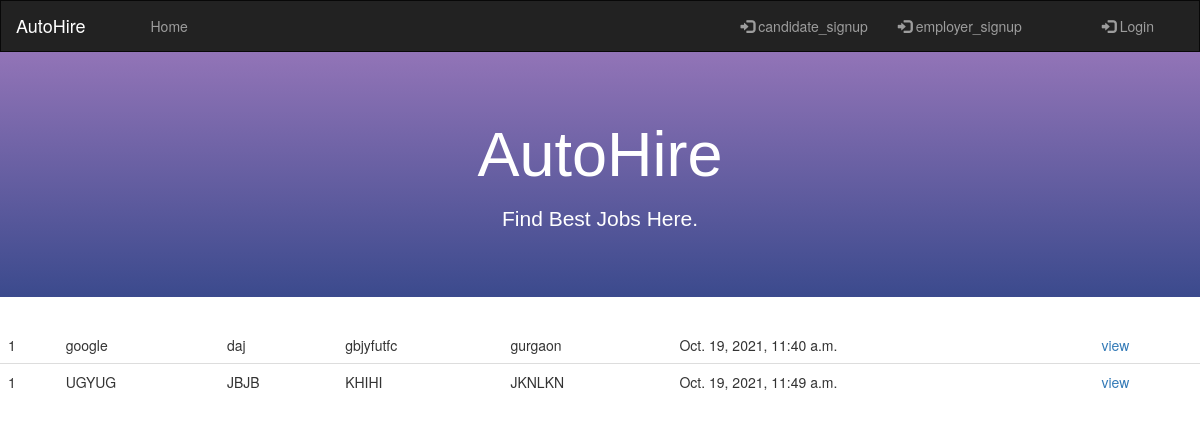
/jobseeker/, run on the app's committed database.
### home/models.py (models this page shows, shortened)
class Job(models.Model):
    JOB_TYPE = (
    ('1', "Full time"),
    ('2', "Part time"),
    ('3', "Internship"),
)
    user = models.ForeignKey(User, on_delete=models.CASCADE)
    title = models.CharField(max_length=300)
    description = models.TextField()
    location = models.CharField(max_length=150)
    type = models.CharField(choices=JOB_TYPE, max_length=10)
    category = models.CharField(max_length=100)
    last_date = models.DateTimeField()
    company_name = models.CharField(max_length=100)
    company_description = models.CharField(max_length=300)
    website = models.CharField(max_length=100, default="")
    created_at = models.DateTimeField(default=timezone.now)
    filled = models.BooleanField(default=False)

### home/views.py (the view)
# urls.py: path('jobseeker/', views.job_create_list, name='job_create_list'),
def job_create_list(request):
	jobcreate = Job.objects.all()
	return render(request, 'home/jobseeker.html',{'jobcreate':jobcreate})

### home/templates/home/jobseeker.html (shortened to what this page needs)
{% load has_group %}
<!DOCTYPE html>
<html lang="en">
<head>
  <link rel="stylesheet" href="https://maxcdn.bootstrapcdn.com/bootstrap/3.4.1/css/bootstrap.min.css">
</head>
<body>
<nav class="navbar navbar-inverse">
  <div class="container-fluid">
    <div class="navbar-header">
      <h4 class="top-heading">AutoHire</h4>
    </div>
    <div class="collapse navbar-collapse" id="myNavbar">
      <ul class="nav navbar-nav">
        <li><a href="{% url 'home:index' %}">Home</a></li>
        </ul>
      <ul class="nav navbar-nav navbar-right">
      {% if user.is_authenticated %}
        {% if request.user|has_group:"Employer" %}
          <li><a href="{% url 'home:recivejobapplications' %}" class="mr-2 text-light">Applicants</a></li>
          <li><a href="{% url 'home:job' %}" class="mr-2 text-light">Post Job</a></li>
        {% elif request.user|has_group:"Candidate" %}
          <li><a href="{% url 'home:job_create_list' %}" class="mr-2 text-light" >Jobs</a></li>
          <li><a href="{% url 'resume:resume' %}" class="mr-2 text-light" >Resume</a></li>
          <li><a href="{% url 'home:after_apply' %}" class="mr-2 text-light" >history</a></li>
        {% endif %}
        <li><a href="{% url 'accounts:logout' %}">{% csrf_token %}<span class="glyphicon glyphicon-log-in"></span> Logout</a></li>
      </ul>
      {% else %}
      <ul class="nav navbar-nav navbar-right">
      <li><a href="{% url 'accounts:login' %}"><span class="glyphicon glyphicon-log-in"></span> Login</a></li>
      </ul>
      <ul class="nav navbar-nav navbar-right">
        <li><a href="{% url 'accounts:candidate_signup' %}"><span class="glyphicon glyphicon-log-in"></span> candidate_signup</a></li>
        <li><a href="{% url 'accounts:employer_signup' %}"><span class="glyphicon glyphicon-log-in"></span> employer_signup</a></li>
      </ul>
      {% endif %}
    </div>
  </div>
</nav>
<div class="jumbotron" style="
  font-family: Montserrat,sans-serif;
  background-image: linear-gradient(180deg, #9274b7, #3b4a8d);
  " >
  <div class="container text-center" style="color:white">
    <p  ><h1>AutoHire</h1></p>
    <p style="color:white;">Find Best Jobs Here.</p>
  </div>
</div>
<table class="table table-dark table-striped">
  <thead>
    {% for j in jobcreate %}
    <tr>
      <td>{{ j.type }}</td>
      <td>{{ j.company_name }} </span></td>
      <td>{{ j.category }}</td>
      <td>{{ j.company_description }}</td>
      <td>{{ j.location }}</td>
      <td>{{ j.created_at }} </td>
      <td><a href="{% url 'home:job_detail' j.id %}">view</a></td>
    </tr>
    {% endfor %}
  </thead>

### home/templates/home/jobseeker.html (style rules this page uses)
.navbar { margin-bottom: 0; border-radius: 0; }
ul.nav.navbar-nav { margin: 0 0 0 50px; }
.top-heading { margin-top:15px; color:#fff; }

### data on the page
Job: type "1", company_name "google", category "daj", company_description "gbjyfutfc", location "gurgaon", created_at "Oct. 19, 2021, 11:40 a.m."
Job: type "1", company_name "UGYUG", category "JBJB", company_description "KHIHI", location "JKNLKN", created_at "Oct. 19, 2021, 11:49 a.m."
